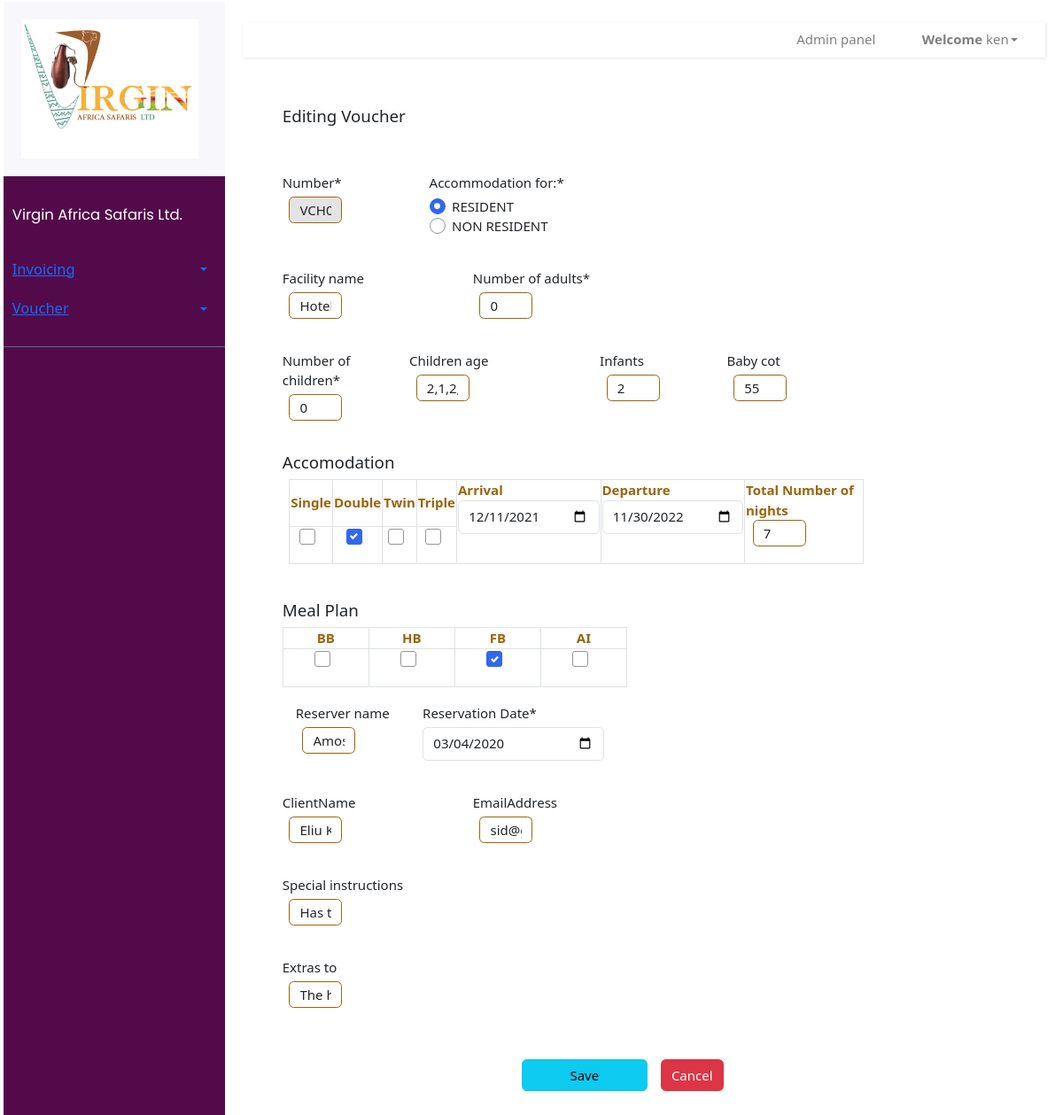
The app's page /voucher/vouchers/edit-voucher/vch00004-481e5afd4c64 (signed in), older data.
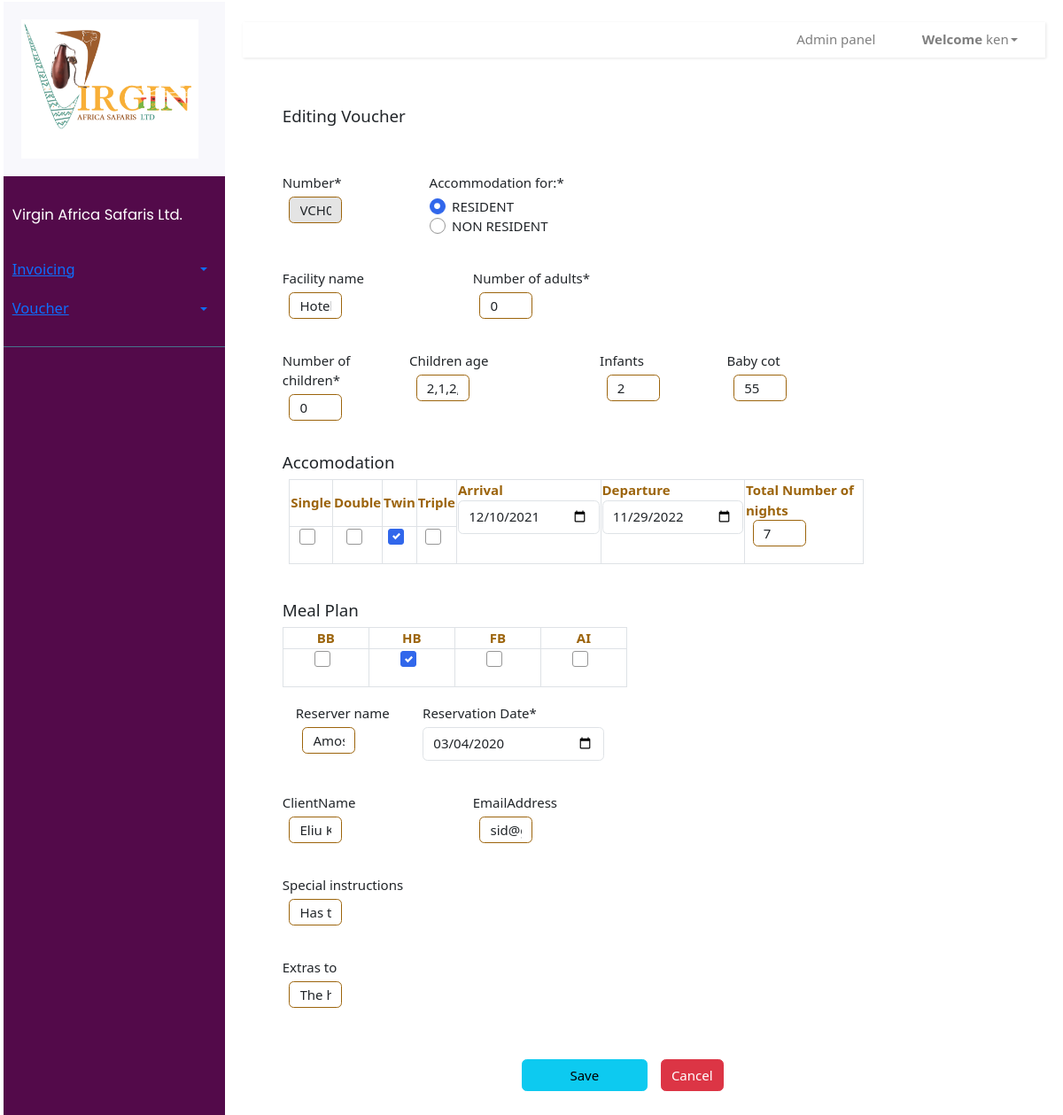
The same page, newer data.
### voucher/models.py (models this page shows, shortened)
class Voucher(models.Model):
    TERMS = [
        ('Immediate', 'Immediate'),
        ('15 days', '15 days'),
        ('30 days', '30 days'),
    ]
    STATUS = [
        ('CANCELLED', 'CANCELLED'),
        ('EMAIL_SENT', 'EMAIL_SENT'),
        ('AMMENDED', 'AMMENDED'),
        ('NEW','NEW')
    ]
    types = [
        ('RESIDENT', 'RESIDENT'),
        ('NON RESIDENT', 'NON RESIDENT'),
    ]
    number = models.CharField(
        null=False, default=increment_voucher_number, blank=False, max_length=100, unique=True)
    facility_name = models.CharField(null=True, blank=True, max_length=500)
    number_of_adults = models.CharField(
        default='0', max_length=100)
    number_of_children = models.CharField(
        default='0', max_length=100)
    children_age = models.CharField(null=True, blank=True, max_length=500)
    infants = models.CharField(null=True, blank=True, max_length=500)
    baby_cot = models.CharField(null=True, blank=True, max_length=500)
    extras_to = models.CharField(null=True, blank=True, max_length=500)
    special_instructions = models.CharField(
        null=True, blank=True, max_length=500)
    reserver_name = models.CharField(null=True, blank=True, max_length=500)
    reservation_date = models.DateField(null=True, blank=True, max_length=500)
    arrival = models.DateTimeField(blank=True, null=True)
    departure = models.DateTimeField(blank=True, null=True)
    number_of_nights = models.CharField(blank=True, null=True, max_length=12)
    accommodation_type = models.CharField(
        choices=types, default='RESIDENT', max_length=19)
    voucher_status = models.CharField(
        choices=STATUS, default='NEW', null = True, blank=True, max_length=19)
    single = models.BooleanField()
    double = models.BooleanField()
    triple = models.BooleanField()
    twin = models.BooleanField()
    hb = models.BooleanField()
    fb = models.BooleanField()
    bb = models.BooleanField()
    ai = models.BooleanField()
    client = models.ForeignKey(
        Client, blank=True, null=True, on_delete=models.SET_NULL)
    uniqueId = models.CharField(null=True, blank=True, max_length=100)
    slug = models.SlugField(max_length=500, unique=True, blank=True, null=True)
    date_created = models.DateTimeField(blank=True, null=True)
    last_updated = models.DateTimeField(blank=True, null=True)

### voucher/views.py (the view, shortened to what this page needs)
# urls.py: path('vouchers/edit-voucher/<slug:slug>',voucher_views.edit_voucher, name='edit-voucher'),
@login_required
def edit_voucher(request, slug):
    voucher = Voucher.objects.filter(slug=slug).first()
    clients = Client.objects.filter(voucher=voucher).first()
    form = VoucherForm(instance=voucher)
    client_form = ClientForm(instance=clients)
    return render(request, 'voucher/edit_voucher.html', context={"form": form, "client_form": client_form,"voucher":voucher})

### invoice/forms.py
class ClientForm(forms.ModelForm):
    class Meta:
        model = Client
        fields = ['clientName', 'address',
                  'postalCode', 'phoneNumber', 'emailAddress']

### templates/voucher/edit_voucher.html (shortened to what the changed rows need)
{% extends 'index.html' %} {% load static %} {% load crispy_forms_tags %}
{% block content %} {% block css %}
<link href="{% static 'assets/css/bootstrap.min.css' %}" rel="stylesheet" />
{% endblock %} {% block main %}
<div class="container py-5 create-form-box pl-5">
  <br/>
  <br/>
  <div class="row">
    <form method="POST" class="col-12" id="voucher_form">
       <div class="form-row">
        <div class="form-group col-2">{{ form.number|as_crispy_field }}</div>
         <div class="form-group col-3 ml-4">{{ form.accommodation_type|as_crispy_field }}</div>
        </div>
        <div class="form-row">
        <div class="form-group col-3">{{ form.facility_name|as_crispy_field }}</div>
        <div class="form-group col-2">{{ form.number_of_adults|as_crispy_field }}</div>
      </div>
      <div class="form-row">
        <div class="form-group col-2">{{ form.number_of_children|as_crispy_field }}</div>
        <div class="form-group col-3">{{ form.children_age|as_crispy_field }}</div>
        <div class="form-group col-2">{{ form.infants|as_crispy_field }}</div>
        <div class="form-group col-3">{{ form.baby_cot|as_crispy_field }}</div>
        </div>
        <div class="form-row">
        <br/>
        <div class="form-group col-11">
          <table class="table-bordered col-md-10 ml-2">
           <tr>
               <th>Single</th>
                <th>Double</th>
                <th>Twin</th>
               <th>Triple</th>
               <th rowspan="2" style="vertical-align:top">Arrival {{ form.arrival|as_crispy_field }}</th>
               <th rowspan="2" style="vertical-align:top">Departure {{ form.departure|as_crispy_field }}</th>
               <th rowspan="2" style="vertical-align:top">Total Number of nights {{ form.number_of_nights|as_crispy_field }}</th>
           </tr>
       </table>
        </div>
       </div>
<br/>
            <div class="form-row meal_plan">
         <div class="form-group col-11">
        <table class = " table-bordered col-6 ">
                  <tr>
                      <th style="text-align:center">BB</th>
                     <th style="text-align:center">HB</th>
                     <th style="text-align:center">FB</th>
                     <th style="text-align:center">AI</th>
                  </tr>
              </table>
              </div>
        </div>
        <div class="form-row">
         <div class="form-group col-2 ml-3">{{ form.reserver_name|as_crispy_field }}</div>
         <div class="form-group col-3 mr-2">{{ form.reservation_date|as_crispy_field }}</div>
      </div>
       <div class="form-row">
        <div class="form-group col-9">{{ form.special_instructions|as_crispy_field }}</div>
      </div>
       <div class="form-row">
        <div class="form-group col-9">{{ form.extras_to|as_crispy_field }}</div>
      </div>
      <br />
    </form>
  </div>
  </div>
  {% endblock %}
</div>
{% endblock%}

Row changes from the older to the newer data that the page shows:
changed Voucher "Accommodation for: * RESIDENT NON RESIDENT": arrival "12/11/2021" → "12/10/2021"; departure "11/30/2022" → "11/29/2022"
